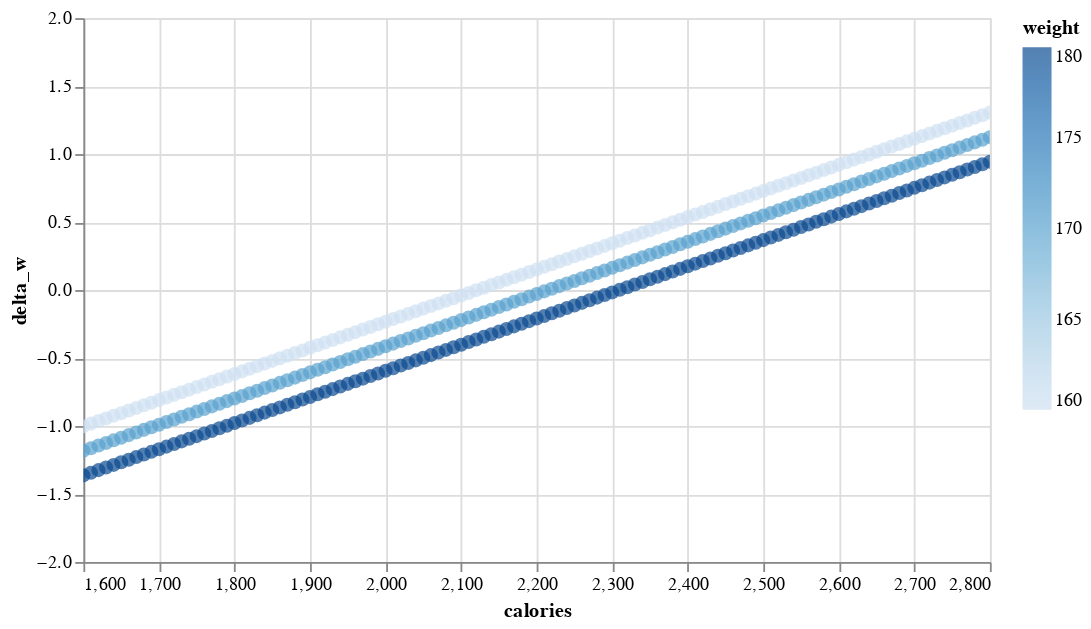

This figure's notebook cell:
### Code cell
wgt = wgt_df[wgt_df.steps==10000].copy()
alt.Chart(wgt).mark_circle(size=60).encode(
    alt.X('calories',
        scale=alt.Scale(domain=(1600, 2800))
    ),    
    y='delta_w',
    color='weight',
    tooltip=['calories', 'steps', 'weight', 'delta_w']
).properties(
    width=500,
    height=300
).interactive()

### Figure 1 — Vega-Lite specification as saved in the notebook (floating-point values rounded to 4 significant figures; data arrays with more than 128 entries replaced by an {"elided": "..."} marker saying what was removed)
{"config": {"view": {"continuousWidth": 400, "continuousHeight": 300}}, "data": {"name": "data-0476aed8d0ddaf909b1a2ebde1c236ea"}, "mark": {"type": "circle", "size": 60}, "encoding": {"color": {"type": "quantitative", "field": "weight"}, "tooltip": [{"type": "quantitative", "field": "calories"}, {"type": "quantitative", "field": "steps"}, {"type": "quantitative", "field": "weight"}, {"type": "quantitative", "field": "delta_w"}], "x": {"type": "quantitative", "field": "calories", "scale": {"domain": [1600, 2800]}}, "y": {"type": "quantitative", "field": "delta_w"}}, "height": 300, "selection": {"selector046": {"type": "interval", "bind": "scales", "encodings": ["x", "y"]}}, "width": 500, "$schema": "https://vega.github.io/schema/vega-lite/v4.0.2.json", "datasets": {"data-0476aed8d0ddaf909b1a2ebde1c236ea": {"elided": "450 records"}}}
